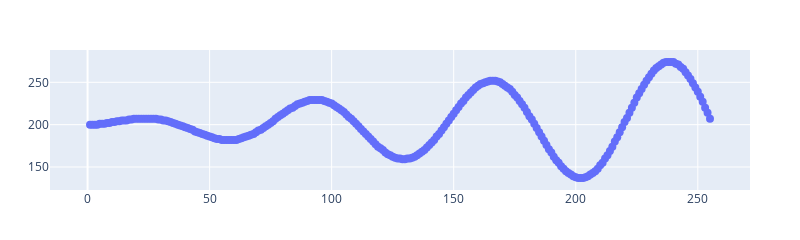

Source (notebook cell):
### Code cell
fig = go.Figure()
fig.add_trace(go.Scatter(x=np.arange(1, len(expand_sin_seq)), y=expand_sin_seq, mode='markers', marker=dict(size=8)))
fig.update_layout(height=200, width=800, margin=dict(t=50, b=50, l=50, r=50))
fig.show()

### Figure 1 — Plotly figure (JSON) as saved in the notebook; plotly's stock layout.template omitted (floating-point values rounded to 4 significant figures; data arrays with more than 128 entries replaced by an {"elided": "..."} marker saying what was removed)
{"data": [{"marker": {"size": 8}, "mode": "markers", "type": "scatter", "x": {"elided": "255 int values"}, "y": {"elided": "256 int values"}}], "layout": {"height": 200, "margin": {"b": 50, "l": 50, "r": 50, "t": 50}, "width": 800, "xaxis": {"autorange": true, "range": [-15.39, 271.4], "type": "linear"}, "yaxis": {"autorange": true, "range": [119.9, 291.1], "type": "linear"}}}
